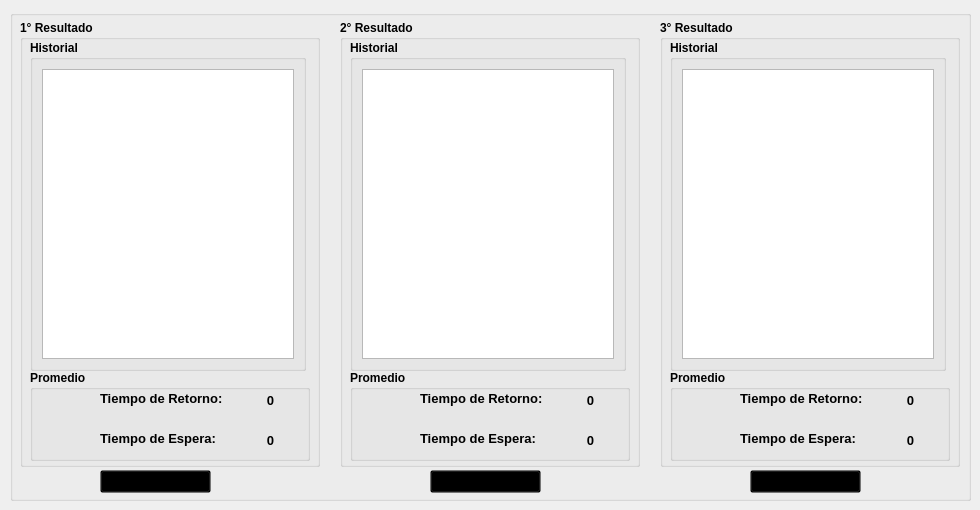
    <widget class="QWidget" name="tab">
     <attribute name="title">
      <string>Comparaciones</string>
     </attribute>
     <widget class="QGroupBox" name="groupBox_3">
      <property name="geometry">
       <rect>
        <x>10</x>
        <y>10</y>
        <width>961</width>
        <height>491</height>
       </rect>
      </property>
      <property name="title">
       <string/>
      </property>
      <widget class="QPushButton" name="bot_limpiar_result1">
       <property name="geometry">
        <rect>
         <x>90</x>
         <y>460</y>
         <width>111</width>
         <height>23</height>
        </rect>
       </property>
       <property name="font">
        <font>
         <pointsize>9</pointsize>
         <weight>75</weight>
         <bold>true</bold>
        </font>
       </property>
       <property name="styleSheet">
        <string notr="true">background: transparent;</string>
       </property>
       <property name="text">
        <string>Limpiar Celda</string>
       </property>
       <property name="icon">
        <iconset>
         <normaloff>iconos/img_bot_limpiar_celda.png</normaloff>iconos/img_bot_limpiar_celda.png</iconset>
       </property>
       <property name="iconSize">
        <size>
         <width>25</width>
         <height>25</height>
        </size>
       </property>
      </widget>
      <widget class="QPushButton" name="bot_limpiar_result2">
       <property name="geometry">
        <rect>
         <x>420</x>
         <y>460</y>
         <width>111</width>
         <height>23</height>
        </rect>
       </property>
       <property name="font">
        <font>
         <pointsize>9</pointsize>
         <weight>75</weight>
         <bold>true</bold>
        </font>
       </property>
       <property name="styleSheet">
        <string notr="true">background: transparent;</string>
       </property>
       <property name="text">
        <string>Limpiar Celda</string>
       </property>
       <property name="icon">
        <iconset>
         <normaloff>iconos/img_bot_limpiar_celda.png</normaloff>iconos/img_bot_limpiar_celda.png</iconset>
       </property>
       <property name="iconSize">
        <size>
         <width>25</width>
         <height>25</height>
        </size>
       </property>
      </widget>
      <widget class="QPushButton" name="bot_limpiar_result3">
       <property name="geometry">
        <rect>
         <x>740</x>
         <y>460</y>
         <width>111</width>
         <height>23</height>
        </rect>
       </property>
       <property name="font">
        <font>
         <pointsize>9</pointsize>
         <weight>75</weight>
         <bold>true</bold>
        </font>
       </property>
       <property name="styleSheet">
        <string notr="true">background: transparent;</string>
       </property>
       <property name="text">
        <string>Limpiar Celda</string>
       </property>
       <property name="icon">
        <iconset>
         <normaloff>iconos/img_bot_limpiar_celda.png</normaloff>iconos/img_bot_limpiar_celda.png</iconset>
       </property>
       <property name="iconSize">
        <size>
         <width>25</width>
         <height>25</height>
        </size>
       </property>
      </widget>
      <widget class="QGroupBox" name="groupBox_5">
       <property name="geometry">
        <rect>
         <x>10</x>
         <y>10</y>
         <width>300</width>
         <height>447</height>
        </rect>
       </property>
       <property name="font">
        <font>
         <pointsize>9</pointsize>
         <weight>75</weight>
         <bold>true</bold>
        </font>
       </property>
       <property name="title">
        <string>1° Resultado</string>
       </property>
       <widget class="QGroupBox" name="groupBox_6">
        <property name="geometry">
         <rect>
          <x>10</x>
          <y>350</y>
          <width>280</width>
          <height>91</height>
         </rect>
        </property>
        <property name="font">
         <font>
          <pointsize>9</pointsize>
          <weight>75</weight>
          <bold>true</bold>
         </font>
        </property>
        <property name="title">
         <string>Promedio</string>
        </property>
        <widget class="QLabel" name="lab_espera_promedio_2">
         <property name="geometry">
          <rect>
           <x>70</x>
           <y>60</y>
           <width>131</width>
           <height>16</height>
          </rect>
         </property>
         <property name="font">
          <font>
           <family>Arial</family>
           <pointsize>10</pointsize>
           <weight>75</weight>
           <italic>false</italic>
           <bold>true</bold>
           <underline>false</underline>
          </font>
         </property>
         <property name="text">
          <string>Tiempo de Espera:</string>
         </property>
        </widget>
        <widget class="QLabel" name="lab_valor_ep_2">
         <property name="geometry">
          <rect>
           <x>220</x>
           <y>60</y>
           <width>41</width>
           <height>20</height>
          </rect>
         </property>
         <property name="font">
          <font>
           <family>Arial</family>
           <pointsize>10</pointsize>
           <weight>75</weight>
           <italic>false</italic>
           <bold>true</bold>
          </font>
         </property>
         <property name="text">
          <string>0</string>
         </property>
         <property name="alignment">
          <set>Qt::AlignCenter</set>
         </property>
        </widget>
        <widget class="QLabel" name="lab_valor_rp_2">
         <property name="geometry">
          <rect>
           <x>220</x>
           <y>20</y>
           <width>41</width>
           <height>21</height>
          </rect>
         </property>
         <property name="font">
          <font>
           <family>Arial</family>
           <pointsize>10</pointsize>
           <weight>75</weight>
           <italic>false</italic>
           <bold>true</bold>
          </font>
         </property>
         <property name="text">
          <string>0</string>
         </property>
         <property name="alignment">
          <set>Qt::AlignCenter</set>
         </property>
        </widget>
        <widget class="QLabel" name="lab_retorno_promedio_2">
         <property name="geometry">
          <rect>
           <x>70</x>
           <y>20</y>
           <width>131</width>
           <height>16</height>
          </rect>
         </property>
         <property name="maximumSize">
          <size>
           <width>16777215</width>
           <height>16777215</height>
          </size>
         </property>
         <property name="font">
          <font>
           <family>Arial</family>
           <pointsize>10</pointsize>
           <weight>75</weight>
           <italic>false</italic>
           <bold>true</bold>
           <underline>false</underline>
          </font>
         </property>
         <property name="text">
          <string>Tiempo de Retorno:</string>
         </property>
         <property name="scaledContents">
          <bool>false</bool>
         </property>
        </widget>
        <widget class="QLabel" name="img_tiempo_rp_2">
         <property name="geometry">
          <rect>
           <x>20</x>
           <y>20</y>
           <width>31</width>
           <height>21</height>
          </rect>
         </property>
         <property name="text">
          <string/>
         </property>
         <property name="pixmap">
          <pixmap>iconos/img_tiempo_rp.png</pixmap>
         </property>
         <property name="scaledContents">
          <bool>true</bool>
         </property>
        </widget>
        <widget class="QLabel" name="img_timepo_ep_2">
         <property name="geometry">
          <rect>
           <x>20</x>
           <y>50</y>
           <width>31</width>
           <height>21</height>
          </rect>
         </property>
         <property name="text">
          <string/>
         </property>
         <property name="pixmap">
          <pixmap>iconos/img_tiempo_rp.png</pixmap>
         </property>
         <property name="scaledContents">
          <bool>true</bool>
         </property>
        </widget>
       </widget>
       <widget class="QGroupBox" name="groupBox_7">
        <property name="geometry">
         <rect>
          <x>10</x>
          <y>20</y>
          <width>276</width>
          <height>331</height>
         </rect>
        </property>
        <property name="font">
         <font>
          <pointsize>9</pointsize>
          <weight>75</weight>
          <bold>true</bold>
         </font>
        </property>
        <property name="title">
         <string>Historial</string>
        </property>
        <layout class="QGridLayout" name="gridLayout">
         <item row="0" column="0">
          <widget class="QTextEdit" name="resul1">
           <property name="font">
            <font>
             <pointsize>9</pointsize>
             <weight>75</weight>
             <bold>true</bold>
            </font>
           </property>
          </widget>
         </item>
        </layout>
       </widget>
      </widget>
      <widget class="QGroupBox" name="groupBox_8">
       <property name="geometry">
        <rect>
         <x>330</x>
         <y>10</y>
         <width>300</width>
         <height>447</height>
        </rect>
       </property>
       <property name="font">
        <font>
         <pointsize>9</pointsize>
         <weight>75</weight>
         <bold>true</bold>
        </font>
       </property>
       <property name="title">
        <string>2° Resultado</string>
       </property>
       <widget class="QGroupBox" name="groupBox_9">
        <property name="geometry">
         <rect>
          <x>10</x>
          <y>350</y>
          <width>280</width>
          <height>91</height>
         </rect>
        </property>
        <property name="font">
         <font>
          <pointsize>9</pointsize>
          <weight>75</weight>
          <bold>true</bold>
         </font>
        </property>
        <property name="title">
         <string>Promedio</string>
        </property>
        <widget class="QLabel" name="lab_espera_promedio_3">
         <property name="geometry">
          <rect>
           <x>70</x>
           <y>60</y>
           <width>131</width>
           <height>16</height>
          </rect>
         </property>
         <property name="font">
          <font>
           <family>Arial</family>
           <pointsize>10</pointsize>
           <weight>75</weight>
           <italic>false</italic>
           <bold>true</bold>
           <underline>false</underline>
          </font>
         </property>
         <property name="text">
          <string>Tiempo de Espera:</string>
         </property>
        </widget>
        <widget class="QLabel" name="lab_valor_ep_3">
         <property name="geometry">
          <rect>
           <x>220</x>
           <y>60</y>
           <width>41</width>
           <height>20</height>
          </rect>
         </property>
         <property name="font">
          <font>
           <family>Arial</family>
           <pointsize>10</pointsize>
           <weight>75</weight>
           <italic>false</italic>
           <bold>true</bold>
          </font>
         </property>
         <property name="text">
          <string>0</string>
         </property>
         <property name="alignment">
          <set>Qt::AlignCenter</set>
         </property>
        </widget>
        <widget class="QLabel" name="lab_valor_rp_3">
         <property name="geometry">
          <rect>
           <x>220</x>
           <y>20</y>
           <width>41</width>
           <height>21</height>
          </rect>
         </property>
         <property name="font">
          <font>
           <family>Arial</family>
           <pointsize>10</pointsize>
           <weight>75</weight>
           <italic>false</italic>
           <bold>true</bold>
          </font>
         </property>
         <property name="text">
          <string>0</string>
         </property>
         <property name="alignment">
          <set>Qt::AlignCenter</set>
         </property>
        </widget>
        <widget class="QLabel" name="lab_retorno_promedio_3">
         <property name="geometry">
          <rect>
           <x>70</x>
           <y>20</y>
           <width>131</width>
           <height>16</height>
          </rect>
         </property>
         <property name="maximumSize">
          <size>
           <width>16777215</width>
           <height>16777215</height>
          </size>
         </property>
         <property name="font">
          <font>
           <family>Arial</family>
           <pointsize>10</pointsize>
           <weight>75</weight>
           <italic>false</italic>
           <bold>true</bold>
           <underline>false</underline>
          </font>
         </property>
         <property name="text">
          <string>Tiempo de Retorno:</string>
         </property>
         <property name="scaledContents">
          <bool>false</bool>
         </property>
        </widget>
        <widget class="QLabel" name="img_tiempo_rp_3">
         <property name="geometry">
          <rect>
           <x>20</x>
           <y>20</y>
           <width>31</width>
           <height>21</height>
          </rect>
         </property>
         <property name="text">
          <string/>
         </property>
         <property name="pixmap">
          <pixmap>iconos/img_tiempo_rp.png</pixmap>
         </property>
         <property name="scaledContents">
          <bool>true</bool>
         </property>
        </widget>
        <widget class="QLabel" name="img_timepo_ep_3">
         <property name="geometry">
          <rect>
           <x>20</x>
           <y>50</y>
           <width>31</width>
           <height>21</height>
          </rect>
         </property>
         <property name="text">
          <string/>
         </property>
         <property name="pixmap">
          <pixmap>iconos/img_tiempo_rp.png</pixmap>
         </property>
         <property name="scaledContents">
          <bool>true</bool>
         </property>
        </widget>
       </widget>
       <widget class="QGroupBox" name="groupBox_10">
        <property name="geometry">
         <rect>
          <x>10</x>
          <y>20</y>
          <width>276</width>
          <height>331</height>
         </rect>
        </property>
        <property name="font">
         <font>
          <pointsize>9</pointsize>
          <weight>75</weight>
          <bold>true</bold>
         </font>
        </property>
        <property name="title">
         <string>Historial</string>
        </property>
        <layout class="QGridLayout" name="gridLayout_4">
         <item row="0" column="0">
          <widget class="QTextEdit" name="resul2">
           <property name="font">
            <font>
             <pointsize>9</pointsize>
             <weight>75</weight>
             <bold>true</bold>
            </font>
           </property>
          </widget>
         </item>
        </layout>
       </widget>
      </widget>
      <widget class="QGroupBox" name="groupBox_11">
       <property name="geometry">
        <rect>
         <x>650</x>
         <y>10</y>
         <width>300</width>
         <height>447</height>
        </rect>
       </property>
       <property name="font">
        <font>
         <pointsize>9</pointsize>
         <weight>75</weight>
         <bold>true</bold>
        </font>
       </property>
       <property name="title">
        <string>3° Resultado</string>
       </property>
       <widget class="QGroupBox" name="groupBox_12">
        <property name="geometry">
         <rect>
          <x>10</x>
          <y>350</y>
          <width>280</width>
          <height>91</height>
         </rect>
        </property>
        <property name="font">
         <font>
          <pointsize>9</pointsize>
          <weight>75</weight>
          <bold>true</bold>
         </font>
        </property>
        <property name="title">
         <string>Promedio</string>
        </property>
        <widget class="QLabel" name="lab_espera_promedio_4">
         <property name="geometry">
          <rect>
           <x>70</x>
           <y>60</y>
           <width>131</width>
           <height>16</height>
          </rect>
         </property>
         <property name="font">
          <font>
           <family>Arial</family>
           <pointsize>10</pointsize>
           <weight>75</weight>
           <italic>false</italic>
           <bold>true</bold>
           <underline>false</underline>
          </font>
         </property>
         <property name="text">
          <string>Tiempo de Espera:</string>
         </property>
        </widget>
        <widget class="QLabel" name="lab_valor_ep_4">
         <property name="geometry">
          <rect>
           <x>220</x>
           <y>60</y>
           <width>41</width>
           <height>20</height>
          </rect>
         </property>
         <property name="font">
          <font>
           <family>Arial</family>
           <pointsize>10</pointsize>
           <weight>75</weight>
           <italic>false</italic>
           <bold>true</bold>
          </font>
         </property>
         <property name="text">
          <string>0</string>
         </property>
         <property name="alignment">
          <set>Qt::AlignCenter</set>
         </property>
        </widget>
        <widget class="QLabel" name="lab_valor_rp_4">
         <property name="geometry">
          <rect>
           <x>220</x>
           <y>20</y>
           <width>41</width>
           <height>21</height>
          </rect>
         </property>
         <property name="font">
          <font>
           <family>Arial</family>
           <pointsize>10</pointsize>
           <weight>75</weight>
           <italic>false</italic>
           <bold>true</bold>
          </font>
         </property>
         <property name="text">
          <string>0</string>
         </property>
         <property name="alignment">
          <set>Qt::AlignCenter</set>
         </property>
        </widget>
        <widget class="QLabel" name="lab_retorno_promedio_4">
         <property name="geometry">
          <rect>
           <x>70</x>
           <y>20</y>
           <width>131</width>
           <height>16</height>
          </rect>
         </property>
         <property name="maximumSize">
          <size>
           <width>16777215</width>
           <height>16777215</height>
          </size>
         </property>
         <property name="font">
          <font>
           <family>Arial</family>
           <pointsize>10</pointsize>
           <weight>75</weight>
           <italic>false</italic>
           <bold>true</bold>
           <underline>false</underline>
          </font>
         </property>
         <property name="text">
          <string>Tiempo de Retorno:</string>
         </property>
         <property name="scaledContents">
          <bool>false</bool>
         </property>
        </widget>
        <widget class="QLabel" name="img_tiempo_rp_4">
         <property name="geometry">
          <rect>
           <x>20</x>
           <y>20</y>
           <width>31</width>
           <height>21</height>
          </rect>
         </property>
         <property name="text">
          <string/>
         </property>
         <property name="pixmap">
          <pixmap>iconos/img_tiempo_rp.png</pixmap>
         </property>
         <property name="scaledContents">
          <bool>true</bool>
         </property>
        </widget>
        <widget class="QLabel" name="img_timepo_ep_4">
         <property name="geometry">
          <rect>
           <x>20</x>
           <y>50</y>
           <width>31</width>
           <height>21</height>
          </rect>
         </property>
         <property name="text">
          <string/>
         </property>
         <property name="pixmap">
          <pixmap>iconos/img_tiempo_rp.png</pixmap>
         </property>
         <property name="scaledContents">
          <bool>true</bool>
         </property>
        </widget>
       </widget>
       <widget class="QGroupBox" name="groupBox_13">
        <property name="geometry">
         <rect>
          <x>10</x>
          <y>20</y>
          <width>276</width>
          <height>331</height>
         </rect>
        </property>
        <property name="font">
         <font>
          <pointsize>9</pointsize>
          <weight>75</weight>
          <bold>true</bold>
         </font>
        </property>
        <property name="title">
         <string>Historial</string>
        </property>
        <layout class="QGridLayout" name="gridLayout_5">
         <item row="0" column="0">
          <widget class="QTextEdit" name="resul3">
           <property name="font">
            <font>
             <pointsize>9</pointsize>
             <weight>75</weight>
             <bold>true</bold>
            </font>
           </property>
          </widget>
         </item>
        </layout>
       </widget>
      </widget>
     </widget>
    </widget>
